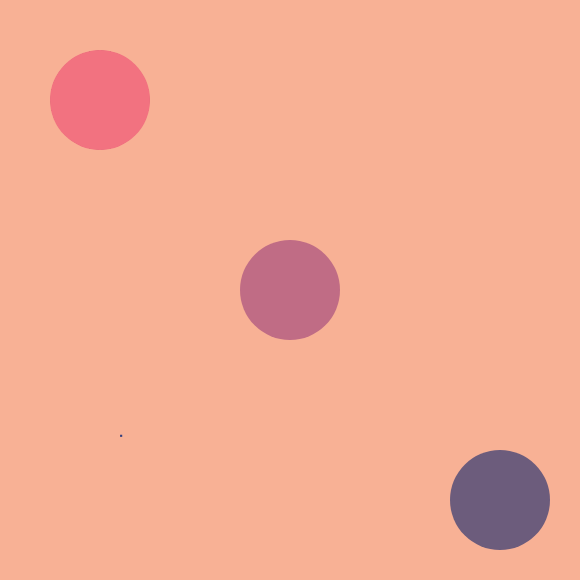
Frame 1 (no input)
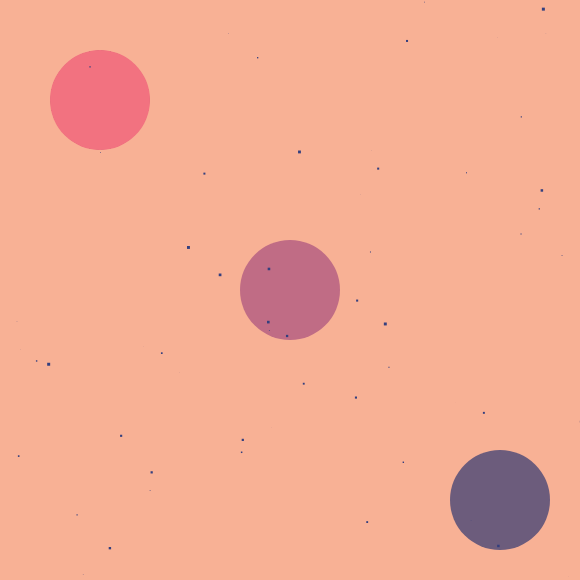
Frame 60 (no input)
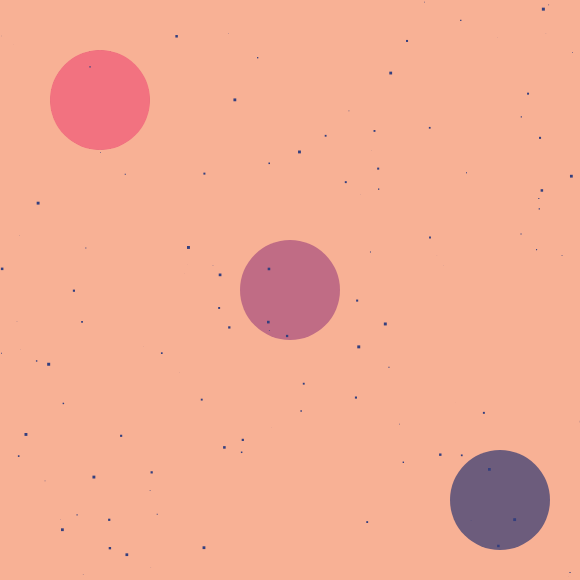
Frame 120 (the mouse pressed at the canvas centre since frame 60)

The p5.js sketch that drew these frames (run headless with seeded random() and noise() and a simulated clock; from frame 60 on, the mouse is pressed at the canvas centre):

// p5.js sketch
// ── sketch.js
var myRed;
var myGreen;
var myBlue;
var mySize;
var myX;
var myY;

function setup () {
  createCanvas(580, 580);
  background(248, 177, 149);
  ellipse(100, 100, 98), fill(242, 114, 128), noStroke();
  ellipse(100, 100, 100), fill(192, 108, 133), noStroke();
  ellipse(290, 290, 100), fill(108, 92, 124), noStroke();
  ellipse(500, 500, 100), fill(108, 92, 124), noStroke();
  
}

function draw() {
  myRed = (242, 114, 128);
  myGreen = (192, 108, 133);
  myBlue = (108, 92, 124);

  mySize = random(3);
  myX = random(width);
  myY = random(height);

  fill(myRed, myGreen, myBlue);
  noStroke();
  fill(52, 63, 126);

  rect(myX, myY, mySize, mySize);

}

function mouseClicked(){
  if (mouseIsPressed) {
    ellipse(100, 100, 98), fill(242, 114, 128), noStroke();
    ellipse(100, 100, 100), fill(192, 108, 133), noStroke();
    ellipse(290, 290, 100), fill(108, 92, 124), noStroke();
    ellipse(500, 500, 100), fill(108, 92, 124), noStroke();
  } else {
    background (248, 177, 149);
    ellipse(100, 100, 98), fill(242, 114, 128), noStroke();
    ellipse(100, 100, 100), fill(192, 108, 133), noStroke();
    ellipse(290, 290, 100), fill(108, 92, 124), noStroke();
    ellipse(500, 500, 100), fill(108, 92, 124), noStroke();
  }
}
